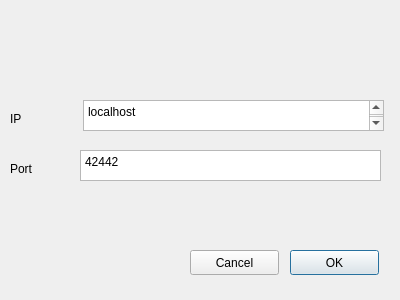
<?xml version="1.0" encoding="UTF-8"?>
<ui version="4.0">
 <class>ConnectToGazebo</class>
 <widget class="QDialog" name="ConnectToGazebo">
  <property name="geometry">
   <rect>
    <x>0</x>
    <y>0</y>
    <width>400</width>
    <height>300</height>
   </rect>
  </property>
  <property name="windowTitle">
   <string>Dialog</string>
  </property>
  <widget class="QPlainTextEdit" name="server">
   <property name="geometry">
    <rect>
     <x>83</x>
     <y>100</y>
     <width>301</width>
     <height>31</height>
    </rect>
   </property>
   <property name="plainText">
    <string>localhost
</string>
   </property>
  </widget>
  <widget class="QPlainTextEdit" name="port">
   <property name="geometry">
    <rect>
     <x>80</x>
     <y>150</y>
     <width>301</width>
     <height>31</height>
    </rect>
   </property>
   <property name="plainText">
    <string>42442</string>
   </property>
  </widget>
  <widget class="QLabel" name="label">
   <property name="geometry">
    <rect>
     <x>10</x>
     <y>160</y>
     <width>67</width>
     <height>17</height>
    </rect>
   </property>
   <property name="text">
    <string>Port</string>
   </property>
  </widget>
  <widget class="QLabel" name="label_2">
   <property name="geometry">
    <rect>
     <x>10</x>
     <y>110</y>
     <width>67</width>
     <height>17</height>
    </rect>
   </property>
   <property name="text">
    <string>IP</string>
   </property>
  </widget>
  <widget class="QPushButton" name="OKButton">
   <property name="geometry">
    <rect>
     <x>290</x>
     <y>250</y>
     <width>89</width>
     <height>25</height>
    </rect>
   </property>
   <property name="text">
    <string>OK</string>
   </property>
  </widget>
  <widget class="QPushButton" name="CancelButton">
   <property name="geometry">
    <rect>
     <x>190</x>
     <y>250</y>
     <width>89</width>
     <height>25</height>
    </rect>
   </property>
   <property name="text">
    <string>Cancel</string>
   </property>
  </widget>
 </widget>
 <resources/>
 <connections/>
</ui>
